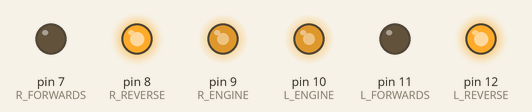
Simulated run of this sketch. Board: Arduino Uno, built with avr-gcc and run on an emulated ATmega328P. Parts: output pins drawn as LEDs (lit = HIGH).

Above: at 0.1 s.
At 16.9 s:
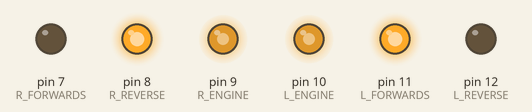
At 26.3 s:
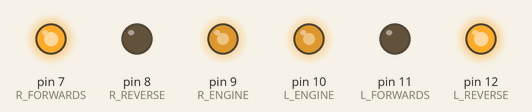
At 36.7 s:
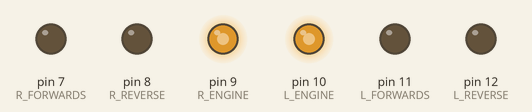
Timing chart, 0 to 38.2 s (numbered marks = the images above):
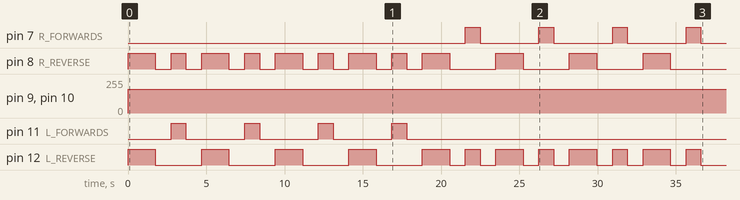

The sketch:

Story_9.ino
```cpp
const int R_FORWARDS = 7;
const int R_REVERSE = 8;
const int R_ENGINE = 9;
const int L_ENGINE = 10;
const int L_FORWARDS = 11;
const int L_REVERSE = 12;

void setup() {

  pinMode(R_FORWARDS , OUTPUT);
  pinMode(R_REVERSE, OUTPUT);
  pinMode(R_ENGINE, OUTPUT);
  pinMode(L_ENGINE, OUTPUT);
  pinMode(L_FORWARDS, OUTPUT);
  pinMode(L_REVERSE, OUTPUT);

}

void loop() {
  // 1
  /*
  drive(1750);

  brake(1000);

  left(900);

  brake(1000)

  // 2

  drive(1750);

  brake(1000);

  left(900);

  brake(1000)


  // 3

  drive(1750);

  brake(1000);

  left(900);

  brake(1000)
  // 4
  drive(1800);

  brake(1000);

  left(900);

  brake(1000)

  // Opposite 5 *******************
  // ******************************

  drive(1750);

  brake(1000);

  right(950);

  brake(1000);


  // 6

  drive(1750);

  brake(1000);

  right(925);

  brake(1000);


  // 7
   drive(1750);

   brake(1000);

   right(935);

   brake(1000);

  // 8
   drive(1600);

   brake(1000);
   */
  // Reversed figure o' 8 ***************
  //*************************************

  // 9
  reverse(1750);
  brake(1000);
  right(950);
  brake(1000);

  // 10
  reverse(1750);
  brake(1000);
  right(950);
  brake(1000);

  // 11
  reverse(1750);
  brake(1000);
  right(950);
  brake(1000);

  // 12
  reverse(1750);
  brake(1000);
  right(950);
  brake(1000);

  // Opposite 13 *******************
  // ******************************

  reverse(1750);
  brake(1000);
  left(950);
  brake(1000);

  // 14
  reverse(1750);
  brake(1000);
  left(950);
  brake(1000);

  // 15
  reverse(1750);
  brake(1000);
  left(950);
   brake(1000);

  // 16
  reverse(1750);
  brake(1000);
  left(950);
  brake(1000);

  digitalWrite(R_FORWARDS, LOW);
  digitalWrite(L_REVERSE, LOW);
  delay(1000000000);

}


 void drive(int add_time){

  digitalWrite(R_FORWARDS , HIGH);
  analogWrite(R_ENGINE, 180);
  analogWrite(L_ENGINE, 180);
  digitalWrite(L_FORWARDS, HIGH);
  delay(add_time);

 }

 void brake(int add_time){
  digitalWrite(R_FORWARDS , LOW);
  digitalWrite(L_FORWARDS, LOW);
  digitalWrite(R_REVERSE, LOW);
  digitalWrite(L_REVERSE, LOW);
  delay(add_time);
 }

 void left(int add_time){


  digitalWrite(R_FORWARDS ,HIGH);
  analogWrite(R_ENGINE, 180);
  analogWrite(L_ENGINE, 180);
  digitalWrite(L_REVERSE,HIGH);
  delay(add_time);
 }

 void right(int add_time){

  digitalWrite(R_REVERSE ,HIGH);
  analogWrite(R_ENGINE, 180);
  analogWrite(L_ENGINE, 180);
  digitalWrite(L_FORWARDS,HIGH);
  delay(add_time);
}

void reverse(int add_time){

  digitalWrite(R_REVERSE , HIGH);
  analogWrite(R_ENGINE, 180);
  analogWrite(L_ENGINE, 180);
  digitalWrite(L_REVERSE, HIGH);
  delay(add_time);
}
```

Measured:
- by itself, pin 7 (R_FORWARDS): LOW → HIGH at 21.6 s, → LOW 0.95 s later, → HIGH 3.8 s later, → LOW 0.95 s later, … (8 changes in this stretch)
- by itself, pin 8 (R_REVERSE): LOW → HIGH at 0.00 s, → LOW 1.8 s later, → HIGH 1.0 s later, → LOW 0.95 s later, … (24 changes in this stretch)
- by itself, pin 9 (R_ENGINE), pin 10 (L_ENGINE): 0/255 → 180/255 at 0.00 s
- by itself, pin 11 (L_FORWARDS): alternates HIGH for 0.95 s and LOW for 3.8 s, 8 changes in all, then stays LOW
- by itself, pin 12 (L_REVERSE): repeats every 4.7 s: HIGH 1.8 s, LOW 1.0 s, HIGH 0.95 s, LOW 1.0 s
